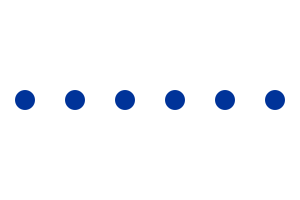
Frame 1 (no input)
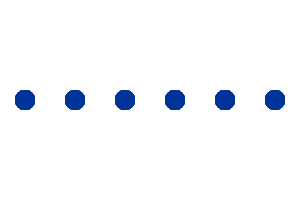
Frame 60 (the mouse pressed at the canvas centre just before this capture)
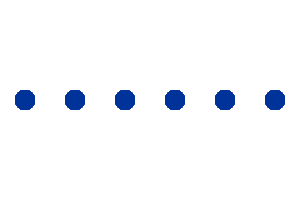
Frame 120 (the mouse held since frame 60 and released just before this capture)

The Processing sketch that drew these frames (run headless with seeded random() and noise(); from frame 60 on, the mouse is pressed at the canvas centre):

// Processing sketch: fp_pg_q_03_08
// ── fp_pg_q_03_08.pde
void setup() {
  size(300, 200);
  background(255, 255, 255);
}

// 問題 3.8 算術演算子を用いて 300 画素 ×100 画素のウインドウに直径 20 画素の円を右から 5 個横に並べよ．
void draw() {
  int y = 100;
  noStroke();
  fill(0, 51, 153);
  for(int x = 275; 25 <= x; x-=50){
    ellipse(x, y, 20, 20);
  }
}
